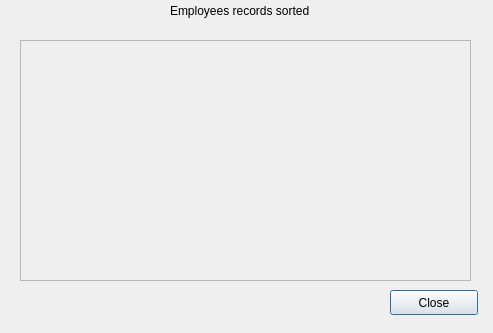
<?xml version="1.0" encoding="UTF-8"?>
<ui version="4.0">
 <class>SortEmployeesRecordsBySalaryForm</class>
 <widget class="QDialog" name="SortEmployeesRecordsBySalaryForm">
  <property name="geometry">
   <rect>
    <x>0</x>
    <y>0</y>
    <width>493</width>
    <height>333</height>
   </rect>
  </property>
  <property name="windowTitle">
   <string>Dialog</string>
  </property>
  <widget class="QPushButton" name="pushButton">
   <property name="geometry">
    <rect>
     <x>390</x>
     <y>290</y>
     <width>88</width>
     <height>25</height>
    </rect>
   </property>
   <property name="text">
    <string>Close</string>
   </property>
  </widget>
  <widget class="QLabel" name="label">
   <property name="geometry">
    <rect>
     <x>170</x>
     <y>0</y>
     <width>181</width>
     <height>21</height>
    </rect>
   </property>
   <property name="text">
    <string>Employees records sorted</string>
   </property>
  </widget>
  <widget class="QScrollArea" name="scrollArea">
   <property name="geometry">
    <rect>
     <x>20</x>
     <y>40</y>
     <width>451</width>
     <height>241</height>
    </rect>
   </property>
   <property name="autoFillBackground">
    <bool>false</bool>
   </property>
   <property name="widgetResizable">
    <bool>true</bool>
   </property>
   <widget class="QWidget" name="scrollAreaWidgetContents">
    <property name="geometry">
     <rect>
      <x>0</x>
      <y>0</y>
      <width>449</width>
      <height>239</height>
     </rect>
    </property>
    <widget class="QLabel" name="label_2">
     <property name="geometry">
      <rect>
       <x>0</x>
       <y>0</y>
       <width>431</width>
       <height>221</height>
      </rect>
     </property>
     <property name="text">
      <string/>
     </property>
    </widget>
   </widget>
  </widget>
 </widget>
 <resources/>
 <connections/>
</ui>
